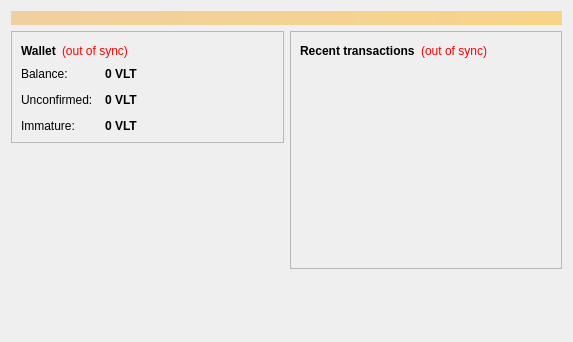
<?xml version="1.0" encoding="UTF-8"?>
<ui version="4.0">
 <class>OverviewPage</class>
 <widget class="QWidget" name="OverviewPage">
  <property name="geometry">
   <rect>
    <x>0</x>
    <y>0</y>
    <width>573</width>
    <height>342</height>
   </rect>
  </property>
  <property name="windowTitle">
   <string>Form</string>
  </property>
  <layout class="QVBoxLayout" name="topLayout">
   <item>
    <widget class="QLabel" name="labelAlerts">
     <property name="visible">
      <bool>false</bool>
     </property>
     <property name="styleSheet">
      <string notr="true">background-color: qlineargradient(x1: 0, y1: 0, x2: 1, y2: 0, stop:0 #F0D0A0, stop:1 #F8D488); color:#000000;</string>
     </property>
     <property name="wordWrap">
      <bool>true</bool>
     </property>
     <property name="margin">
      <number>3</number>
     </property>
    </widget>
   </item>
   <item>
    <layout class="QHBoxLayout" name="horizontalLayout" stretch="1,1">
     <item>
      <layout class="QVBoxLayout" name="verticalLayout_2">
       <item>
        <widget class="QFrame" name="frame">
         <property name="frameShape">
          <enum>QFrame::StyledPanel</enum>
         </property>
         <property name="frameShadow">
          <enum>QFrame::Raised</enum>
         </property>
         <layout class="QVBoxLayout" name="verticalLayout_4">
          <item>
           <layout class="QHBoxLayout" name="horizontalLayout_4">
            <item>
             <widget class="QLabel" name="label_5">
              <property name="font">
               <font>
                <weight>75</weight>
                <bold>true</bold>
               </font>
              </property>
              <property name="text">
               <string>Wallet</string>
              </property>
             </widget>
            </item>
            <item>
             <widget class="QLabel" name="labelWalletStatus">
              <property name="toolTip">
               <string>The displayed information may be out of date. Your wallet automatically synchronizes with the vLitas network after a connection is established, but this process has not completed yet.</string>
              </property>
              <property name="styleSheet">
               <string notr="true">QLabel { color: red; }</string>
              </property>
              <property name="text">
               <string notr="true">(out of sync)</string>
              </property>
              <property name="alignment">
               <set>Qt::AlignLeading|Qt::AlignLeft|Qt::AlignVCenter</set>
              </property>
             </widget>
            </item>
            <item>
             <spacer name="horizontalSpacer_2">
              <property name="orientation">
               <enum>Qt::Horizontal</enum>
              </property>
              <property name="sizeHint" stdset="0">
               <size>
                <width>40</width>
                <height>20</height>
               </size>
              </property>
             </spacer>
            </item>
           </layout>
          </item>
          <item>
           <layout class="QFormLayout" name="formLayout_2">
            <property name="fieldGrowthPolicy">
             <enum>QFormLayout::AllNonFixedFieldsGrow</enum>
            </property>
            <property name="horizontalSpacing">
             <number>12</number>
            </property>
            <property name="verticalSpacing">
             <number>12</number>
            </property>
            <item row="0" column="0">
             <widget class="QLabel" name="label">
              <property name="text">
               <string>Balance:</string>
              </property>
             </widget>
            </item>
            <item row="0" column="1">
             <widget class="QLabel" name="labelBalance">
              <property name="font">
               <font>
                <weight>75</weight>
                <bold>true</bold>
               </font>
              </property>
              <property name="cursor">
               <cursorShape>IBeamCursor</cursorShape>
              </property>
              <property name="toolTip">
               <string>Your current balance</string>
              </property>
              <property name="text">
               <string notr="true">0 VLT</string>
              </property>
              <property name="textInteractionFlags">
               <set>Qt::LinksAccessibleByMouse|Qt::TextSelectableByKeyboard|Qt::TextSelectableByMouse</set>
              </property>
             </widget>
            </item>
            <item row="1" column="0">
             <widget class="QLabel" name="label_3">
              <property name="text">
               <string>Unconfirmed:</string>
              </property>
             </widget>
            </item>
            <item row="1" column="1">
             <widget class="QLabel" name="labelUnconfirmed">
              <property name="font">
               <font>
                <weight>75</weight>
                <bold>true</bold>
               </font>
              </property>
              <property name="cursor">
               <cursorShape>IBeamCursor</cursorShape>
              </property>
              <property name="toolTip">
               <string>Total of transactions that have yet to be confirmed, and do not yet count toward the current balance</string>
              </property>
              <property name="text">
               <string notr="true">0 VLT</string>
              </property>
              <property name="textInteractionFlags">
               <set>Qt::LinksAccessibleByMouse|Qt::TextSelectableByKeyboard|Qt::TextSelectableByMouse</set>
              </property>
             </widget>
            </item>
            <item row="2" column="0">
             <widget class="QLabel" name="labelImmatureText">
              <property name="text">
               <string>Immature:</string>
              </property>
             </widget>
            </item>
            <item row="2" column="1">
             <widget class="QLabel" name="labelImmature">
              <property name="font">
               <font>
                <weight>75</weight>
                <bold>true</bold>
               </font>
              </property>
              <property name="toolTip">
               <string>Mined balance that has not yet matured</string>
              </property>
              <property name="text">
               <string notr="true">0 VLT</string>
              </property>
              <property name="textInteractionFlags">
               <set>Qt::LinksAccessibleByMouse|Qt::TextSelectableByKeyboard|Qt::TextSelectableByMouse</set>
              </property>
             </widget>
            </item>
           </layout>
          </item>
         </layout>
        </widget>
       </item>
       <item>
        <spacer name="verticalSpacer">
         <property name="orientation">
          <enum>Qt::Vertical</enum>
         </property>
         <property name="sizeHint" stdset="0">
          <size>
           <width>20</width>
           <height>40</height>
          </size>
         </property>
        </spacer>
       </item>
	<item>
		<widget class="QLabel" name="label_6">
		 <property name="text">
		 <string/>
		 </property>
		<property name="pixmap">
		 <pixmap resource="../bitcoin.qrc">:/images/backg</pixmap>
		</property>
		<property name="scaledContents">
		 <bool>false</bool>
		</property>
		<property name="alignment">
		 <set>Qt::AlignCenter</set>
		</property>
		<property name="margin">
		 <number>-2</number>
		</property>
	 </widget>
	</item>
      </layout>
     </item>
     <item>
      <layout class="QVBoxLayout" name="verticalLayout_3">
       <item>
        <widget class="QFrame" name="frame_2">
         <property name="frameShape">
          <enum>QFrame::StyledPanel</enum>
         </property>
         <property name="frameShadow">
          <enum>QFrame::Raised</enum>
         </property>
         <layout class="QVBoxLayout" name="verticalLayout">
          <item>
           <layout class="QHBoxLayout" name="horizontalLayout_2">
            <item>
             <widget class="QLabel" name="label_4">
              <property name="text">
               <string>&lt;b&gt;Recent transactions&lt;/b&gt;</string>
              </property>
             </widget>
            </item>
            <item>
             <widget class="QLabel" name="labelTransactionsStatus">
              <property name="toolTip">
               <string>The displayed information may be out of date. Your wallet automatically synchronizes with the vLitas network after a connection is established, but this process has not completed yet.</string>
              </property>
              <property name="styleSheet">
               <string notr="true">QLabel { color: red; }</string>
              </property>
              <property name="text">
               <string notr="true">(out of sync)</string>
              </property>
              <property name="alignment">
               <set>Qt::AlignRight|Qt::AlignTrailing|Qt::AlignVCenter</set>
              </property>
             </widget>
            </item>
            <item>
             <spacer name="horizontalSpacer">
              <property name="orientation">
               <enum>Qt::Horizontal</enum>
              </property>
              <property name="sizeHint" stdset="0">
               <size>
                <width>40</width>
                <height>20</height>
               </size>
              </property>
             </spacer>
            </item>
           </layout>
          </item>
          <item>
           <widget class="QListView" name="listTransactions">
            <property name="styleSheet">
             <string notr="true">QListView { background: transparent; }</string>
            </property>
            <property name="frameShape">
             <enum>QFrame::NoFrame</enum>
            </property>
            <property name="verticalScrollBarPolicy">
             <enum>Qt::ScrollBarAlwaysOff</enum>
            </property>
            <property name="horizontalScrollBarPolicy">
             <enum>Qt::ScrollBarAlwaysOff</enum>
            </property>
            <property name="selectionMode">
             <enum>QAbstractItemView::NoSelection</enum>
            </property>
           </widget>
          </item>
         </layout>
        </widget>
       </item>
       <item>
        <spacer name="verticalSpacer_2">
         <property name="orientation">
          <enum>Qt::Vertical</enum>
         </property>
         <property name="sizeHint" stdset="0">
          <size>
           <width>20</width>
           <height>40</height>
          </size>
         </property>
        </spacer>
       </item>
      </layout>
     </item>
    </layout>
   </item>
  </layout>
 </widget>
 <resources/>
 <connections/>
</ui>
